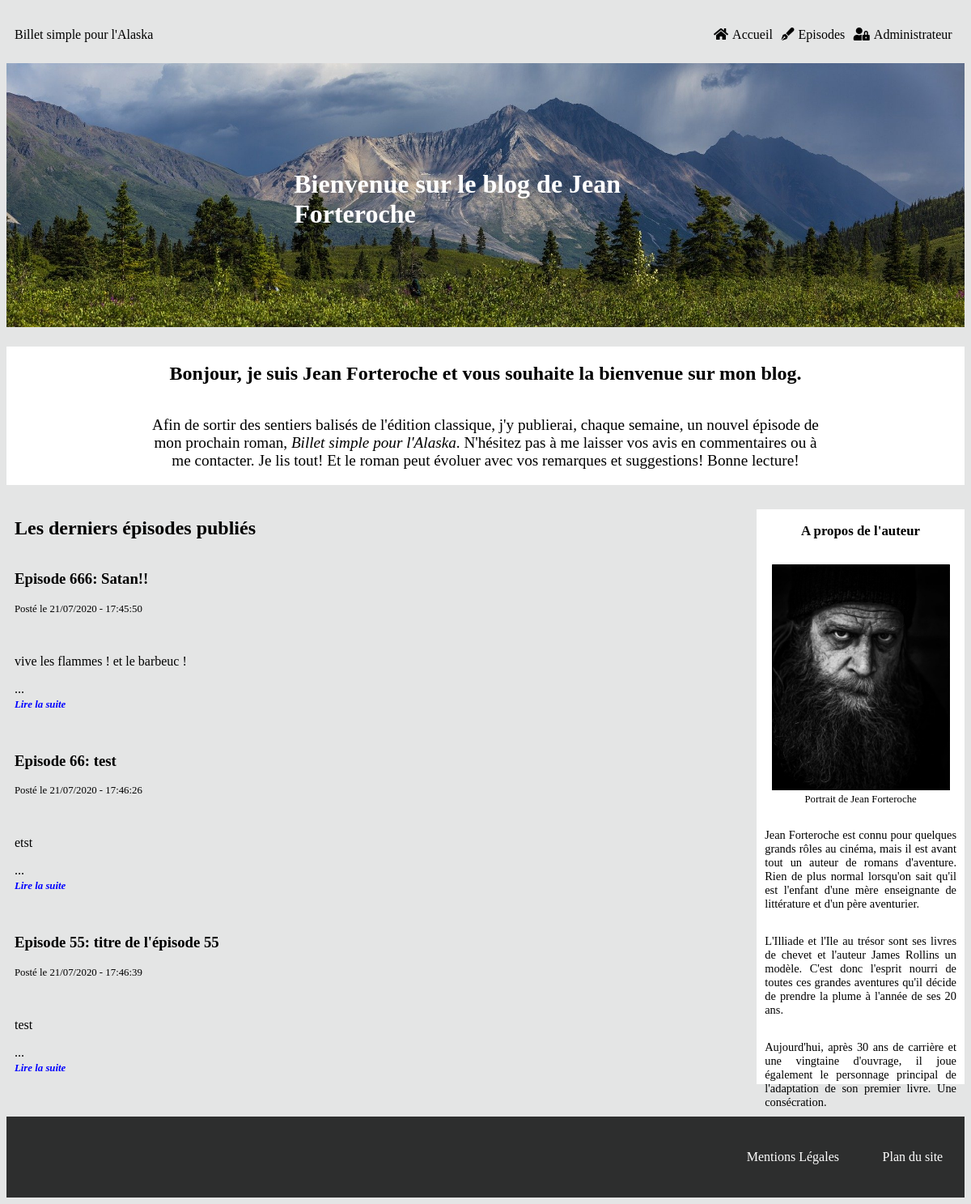
Before: / with the older database file.
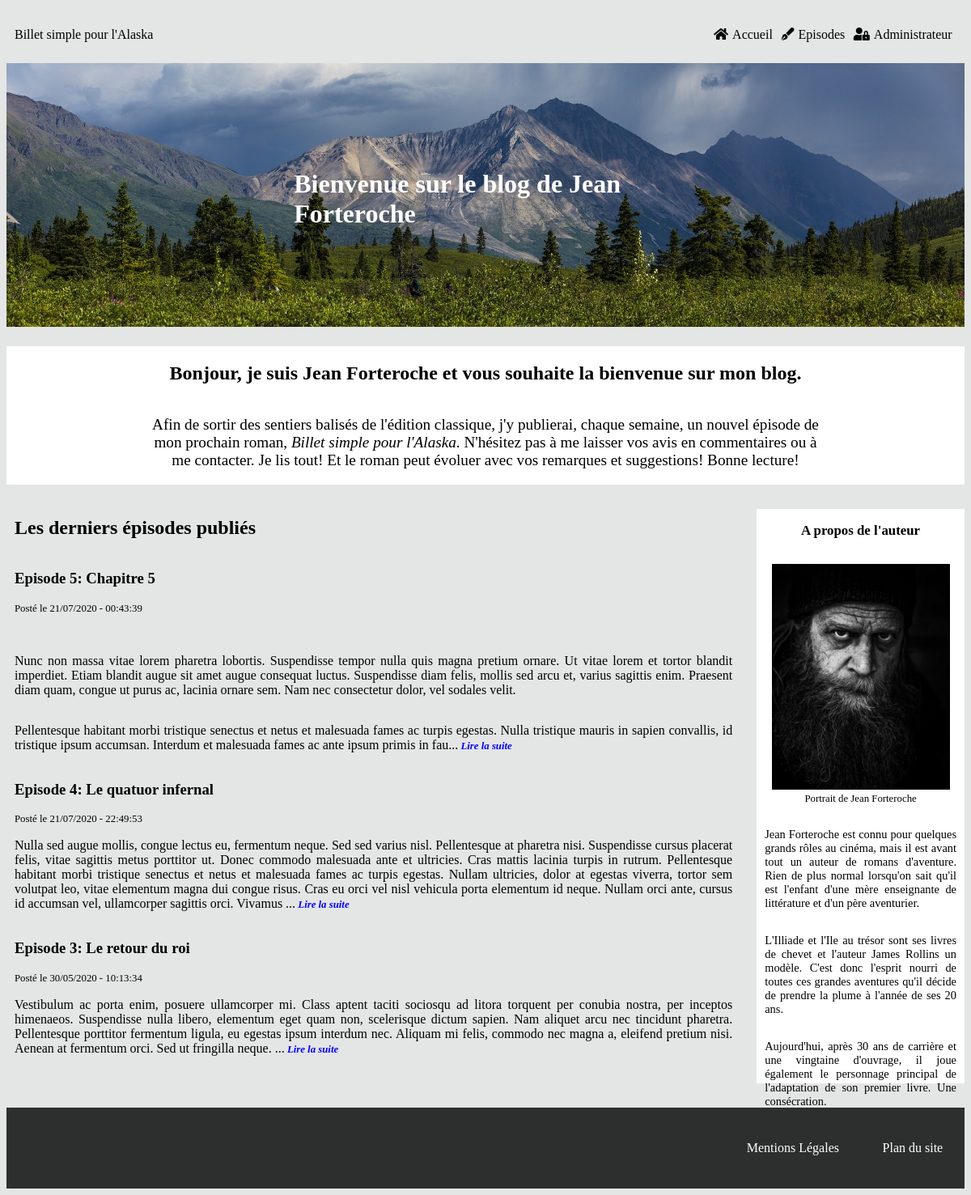
After: the same page with the newer database file.
### tables this page shows
CREATE TABLE IF NOT EXISTS `episodes` (
  `episode_id` tinyint(11) NOT NULL AUTO_INCREMENT,
  `numero_episode` int(11) NOT NULL,
  `episode_title` char(255) NOT NULL,
  `episode_content` text NOT NULL,
  `episode_date` datetime NOT NULL DEFAULT CURRENT_TIMESTAMP,
  PRIMARY KEY (`episode_id`),
  UNIQUE KEY `episode` (`numero_episode`)
);

### src/View/View.php (called while the page is built, shortened)
<?php
class View
{
    public function display(array $data, string $template, string $layout) : void
    {
        require_once($template);
    }
}

### src/Controller/FrontOffice/PostController.php (called while the page is built, shortened)
<?php
class PostController
{
    private $postManager;
    private $view;
    private $layout;
    private $frontTemplate;
    public function __construct(PostManager $postManager, View $view, CommentManager $commentManager)
    {
        $this->postManager = $postManager;
        $this->view = $view;
        $this->frontTemplate = '../templates/frontOffice/';
        $this->layout = '../templates/frontOffice/layout.html.php';
    }
    public function displayHome() : void
    {
        $data = $this->postManager->getThreeEpisodes();
        $template = $this->frontTemplate.'home.html.php';
        $this->view->display($data, $template, $this->layout);
    }
}

### public/index.php (called while the page is built, shortened)
<?php
$router = new Router();
$router->run();

### src/Model/PostManager.php (called while the page is built, shortened)
<?php
class PostManager
{
    private $database;
    public function __construct(Database $database)
    {
        $this->database = $database->databaseConnect();
    }
    public function getThreeEpisodes() : array
    {
        $request = $this->database->prepare("SELECT *, substring(episode_content, 1, 600) AS episode_content, DATE_FORMAT(episode_date, '%d/%m/%Y - %H:%i:%s') AS episode_date
            FROM episodes
            ORDER BY numero_episode
            DESC LIMIT 0, 3");
        $request->execute();
        return $request->fetchAll();
    }
}

### src/Service/Database.php (called while the page is built, shortened)
<?php
class Database
{
    private $servor = 'mysql:dbname=jean_forteroche;host=localhost;port=3308;chartset=utf8mb4';
    private $user = 'root';
    private $password = '';
    public function databaseConnect() : object
    {
        return new \PDO($this->servor, $this->user, $this->password);
    }
}

### Templates/Frontoffice/home.html.php (the view)
<h2>Les derniers épisodes publiés</h2>
<?php foreach ($data as $entry) {?>
    <article>
        <a href='index.php?action=post&id=<?=$entry['episode_id']?>'>
            <h3 class='episode_title'>Episode <?=$entry['numero_episode']?>: <?=$entry['episode_title']?></h3>
        </a>
        <span class='post_date'>Posté le <?=$entry['episode_date']?></span>
        <p><?=$entry['episode_content']?>...<span id='read_next'><a href="index.php?action=post&id=<?=$entry['episode_id']?>"> Lire la suite</a></span></p>
    </article>
<?php
}?>

Changed rows visible on the page:
removed episodes: numero_episode "666", episode_title "Satan!!", episode_date "21/07/2020 - 17:45:50", episode_content "vive les flammes ! et le barbeuc !"
removed episodes: numero_episode "66", episode_title "test", episode_date "21/07/2020 - 17:46:26", episode_content "etst"
removed episodes: numero_episode "55", episode_title "titre de l'épisode 55", episode_date "21/07/2020 - 17:46:39", episode_content "test"
now on this page (row edited): episodes: numero_episode "5", episode_title "Chapitre 5", episode_date "21/07/2020 - 00:43:39", episode_content "Nunc non massa vitae lorem pharetra lobortis. Suspendisse tempor nulla quis magna pretium ornare. Ut vitae lorem et tortor blandit imperdiet. Etiam blandit augue sit amet augue consequat luctus. Suspendisse diam felis, mollis sed arcu et, varius sagittis enim. Praesent diam quam, congue ut purus ac, lacinia ornare sem. Nam nec consectetur dolor, vel sodales velit. Pellentesque habitant morbi tristique senectus et netus et malesuada fames ac turpis egestas. Nulla tristique mauris in sapien convallis, id tristique ipsum accumsan. Interdum et malesuada fames ac ante ipsum primis in fau"
now on this page (row edited): episodes: numero_episode "4", episode_title "Le quatuor infernal", episode_date "21/07/2020 - 22:49:53", episode_content "Nulla sed augue mollis, congue lectus eu, fermentum neque. Sed sed varius nisl. Pellentesque at pharetra nisi. Suspendisse cursus placerat felis, vitae sagittis metus porttitor ut. Donec commodo malesuada ante et ultricies. Cras mattis lacinia turpis in rutrum. Pellentesque habitant morbi tristique senectus et netus et malesuada fames ac turpis egestas. Nullam ultricies, dolor at egestas viverra, tortor sem volutpat leo, vitae elementum magna dui congue risus. Cras eu orci vel nisl vehicula porta elementum id neque. Nullam orci ante, cursus id accumsan vel, ullamcorper sagittis orci. Vivamus"
now on this page (row unchanged): episodes: numero_episode "3", episode_title "Le retour du roi", episode_date "30/05/2020 - 10:13:34", episode_content "Vestibulum ac porta enim, posuere ullamcorper mi. Class aptent taciti sociosqu ad litora torquent per conubia nostra, per inceptos himenaeos. Suspendisse nulla libero, elementum eget quam non, scelerisque dictum sapien. Nam aliquet arcu nec tincidunt pharetra. Pellentesque porttitor fermentum ligula, eu egestas ipsum interdum nec. Aliquam mi felis, commodo nec magna a, eleifend pretium nisi. Aenean at fermentum orci. Sed ut fringilla neque."
